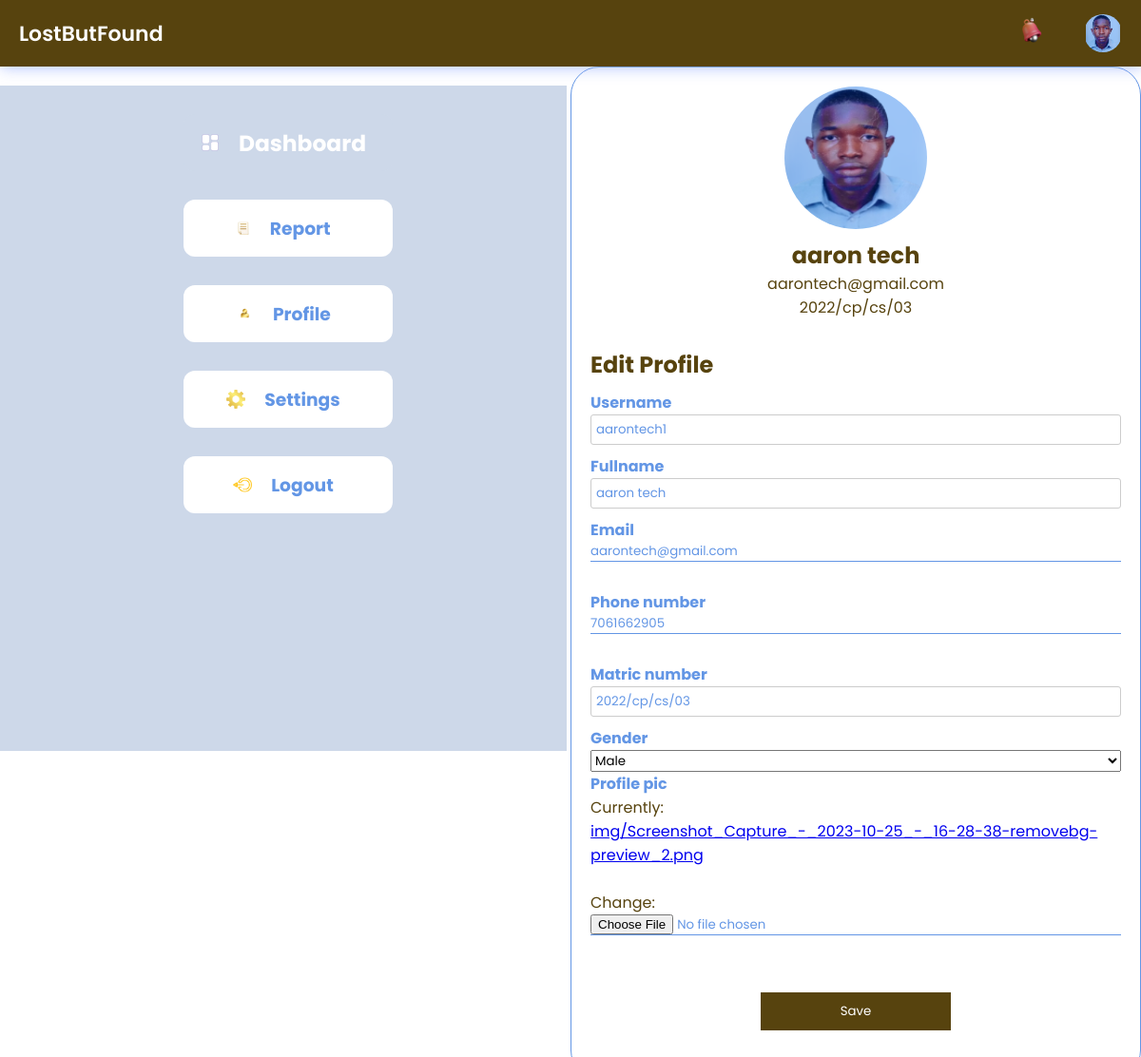
/profile (signed in), run on the app's committed database.
### LbfApp/models.py (models this page shows, shortened)
class CustomUser(AbstractUser):
    fullname = models.CharField(max_length=200, unique=True)
    email = models.EmailField(unique=True, )
    matric_number = models.CharField(unique=True,max_length=255)
    phone_number = models.IntegerField(null=True, unique=True)
    profile_pic = models.ImageField(default="avatar.png",upload_to = 'img', null = True,)
    GENDER_CHOICES = (
    ('male', 'Male'),
    ('female', 'Female'),
    ('rather_not_say', 'Rather not say'),
    )
    gender = models.CharField(max_length=100,choices=GENDER_CHOICES, default='rather_not_say')
    USERNAME_FIELD = 'email'
    REQUIRED_FIELDS = ['username']

### LbfApp/views.py (the view)
# urls.py: path("profile",views.profile, name = "profile"),
@login_required(login_url='/login')
def profile(request):
    user = request.user
    form = UpdateUserForm(instance=user)
    if request.method == 'POST':
        form = UpdateUserForm(request.POST, request.FILES, instance=user)
        if form.is_valid():
            form.save()
            return redirect('profile')
    return render(request, "LbfApp/profile.html", {'form': form})

### LbfApp/forms.py
class UpdateUserForm(ModelForm):
    class Meta:
        model = CustomUser
        fields = [
           'username','fullname','email','phone_number','matric_number','gender','profile_pic',
            ]

### LbfApp/templates/LbfApp/profile.html (shortened to what this page needs)
{% load static %}
<!DOCTYPE html>
<html lang="en">
<head>
    <link rel="stylesheet" href="{% static '/css/report2.css' %}">
    <link rel="stylesheet" href="{% static '/css/profile.css' %}">
</head>
<body>
    <header>
        <div class="logoSec">
            <div class="logo">LostButFound</div>
        </div>
        <div class="message">
            <a href="#"><img src="{% static '/img/notIcon.png' %}" class="icn" alt=""></a>
            <div class="dp">
                <a href="{% url 'profile' %}"><img src="{{user.profile_pic.url}}" class="dpIcn" alt="dp"></a>
            </div>
        </div>
    </header>
    <div class="main-container">
        <div class="navContainer">
            <nav class="nav">
                <div class="nav-upper-options">
                    <a href="{% url 'dashboard' %}" class="option-link">
                        <div class="nav-option option1">
                            <img src="{% static '/img/dbIcon.png' %}" class="nav-img" alt="dashboard">
                            <h3>Dashboard</h3>
                        </div>
                    </a>
                    <a href="{% url 'report' %}" class="option-link">
                        <div class="nav-option option3">
                            <img src="{% static '/img/rpIcon.png' %}" class="nav-img" alt="report">
                            <h3>Report</h3>
                        </div>
                    </a>
                    <a href="{% url 'profile' %}" class="option-link">
                        <div class="nav-option option5">
                            <img src="{% static '/img/prIcon.png' %}" class="nav-img" alt="blog">
                            <h3>Profile</h3>
                        </div>
                    </a>
                    <a href="" class="option-link">
                        <div class="nav-option option6">
                            <img src="{% static '/img/setIcon.png' %}" class="nav-img" alt="settings">
                            <h3>Settings</h3>
                        </div>
                    </a>
					{% if user.is_authenticated %}
                    <a href="{% url 'logout' %}" class="option-link">
					<div class="nav-option logout">
						<img src= "{% static '/img/logIcon.png' %}"	class="nav-img"	alt="logout">
						<h3> Logout</h3>
					</div>
					</a>
					{% endif %}
                </div>
            </nav>
        </div>
        <div class="container">
            <div class="profile">
                <img src="{{user.profile_pic.url}}" alt="User Avatar">
                <h1>{{user.fullname}}</h1>
                <p>{{user.email}}</p>
                <p>{{user.matric_number}}</p>
            </div>
            <div class="edit-profile">
                <h2>Edit Profile</h2>
                <form action="" method = "POST" class="form" enctype = "multipart/form-data">
                    {% for fields in form  %}
                    <label for="{{fields.label}}">{{fields.label}}</label>
                    {{fields}}
                    {% endfor %}
                    <button type="submit">Save</button>
                </form>
            </div>
        </div>
    </div>
</body>
</html>

### LbfApp/static/css/report2.css (style rules this page uses)
* { margin: 0; padding: 0; box-sizing: border-box; font-family: "Poppins", sans-serif; }
:root { --background-color1: #fafaff; --background-color2: #ffffff; --background-color3: #ededed; --background-color4: #CDD8E9; --background-color5: #57430E; --background-color6: #6396E5; }
body { background-color: var(--background-color4); max-width: 100%; overflow-x: hidden; }
header { height: 70px; width: 100vw; padding: 0 30px; background-color: var(--background-color2); position: fixed; z-index: 100; box-shadow: 1px 1px 15px rgba(161, 182, 253, 0.825); display: flex; justify-content: space-between; align-items: center; }
.logo { font-size: 22px; font-weight: 600; color: var(--background-color6); }
.icn { height: 30px; }
.searchBar, .message, .logoSec { display: flex; align-items: center; justify-content: center; }
.logoSec { gap: 60px; }
.message { gap: 40px; position: relative; cursor: pointer; }
.dp { height: 40px; width: 40px; border-radius: 50%; align-items: center; justify-content: center; overflow: hidden; }
.main-container { display: flex; width: 100vw; position: relative; top: 70px; z-index: 1; }
.dpIcn { height: 42px; }
.nav { min-height: 91vh; width: 100%; background-color: var(--background-color4); position: absolute; top: 0px; left: 00; box-shadow: 1px 1px 10px var(--background-color3); display: flex; flex-direction: column; justify-content: space-between; text-align: center; overflow: hidden; padding: 30px 0 20px 10px; }
.navContainer { top: 20px; height: calc(100vh - 100px); border-right: 4px solid #fff; width: 100%; position: relative; overflow-y: hidden; overflow-x: hidden; transition: all 0.5s ease-in-out; }
.nav-option { width: 220px; height: 60px; display: flex; text-align: center; align-items: center; justify-content: center; padding: 0 30px 0 20px; gap: 20px; transition: all 0.1s ease-in-out; background-color: #fff; color: var(--background-color6); border-radius: 12px; }
.option-link { text-decoration: none; color: var(--background-color4); }
.nav-option img { height: 20px; }
.nav-upper-options { display: flex; flex-direction: column; align-items: center; gap: 30px; }
.option1 { color: var(--background-color2); background-color: var(--background-color4); cursor: pointer; font-size: 20px; }
.container { min-height: 300px; width: 100%; margin: 70px 150px 30px 150px; background-color: #ffffff; border-radius: 30px; border: 1px solid var(--background-color6); padding: 0px 40px 20px 40px; }
form label { color: var(--background-color6); font-weight: 300; }
form input, form textarea { width: 100%; margin-bottom: 30px; border: 1px solid var(--background-color6); color: var(--background-color6); outline: none; border-top: none; border-right: none; border-left: none; }

### LbfApp/static/css/profile.css (style rules this page uses)
body { background-color: white; color: #57430E; font-family: "Poppins", sans-serif; margin: 0; padding: 0; }
header { background-color: #57430E; color: white; padding: 20px; text-align: center; }
.container { max-width: 600px; margin: 0 auto; padding: 20px; }
.profile { display: flex; flex-direction: column; align-items: center; }
.profile img { width: 150px; height: 150px; border-radius: 50%; margin-bottom: 10px; }
.profile h1 { font-size: 24px; }
.profile p { margin: 0; }
.edit-profile { margin-top: 20px; }
.edit-profile h2 { padding: 10px 0px; }
.edit-profile form { display: flex; flex-direction: column; }
.edit-profile label { font-weight: bold; }
.edit-profile input[type="text"] { padding: 5px; margin-bottom: 10px; border: 1px solid #ccc; border-radius: 3px; }
.edit-profile button { background-color: #57430E; color: white; border: none; padding: 10px 20px; cursor: pointer; margin: 30px auto; }
.edit-profile .form button { width: 200px; }
.logoSec .logo { color: #fff; }

### data on the page
CustomUser: profile_pic (picture), fullname "aaron tech", email "aarontech@gmail.com", matric_number "2022/cp/cs/03", form "aarontech1" "aaron tech" "aarontech@gmail.com" "7061662905" "2022/cp/cs/03" "Male"

### other printed values
{{ fields.label }} "Username" "Fullname" "Email" "Phone number" "Matric number" "Gender" "Profile pic"
